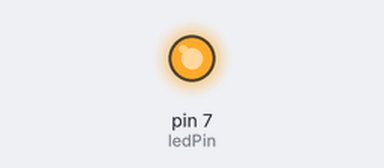
Recording of a sketch running on a simulated Arduino Uno, built with avr-gcc and run on an emulated ATmega328P. Shown: output pins drawn as LEDs (lit = HIGH).

Above: at 1.5 s.
At 4.5 s:
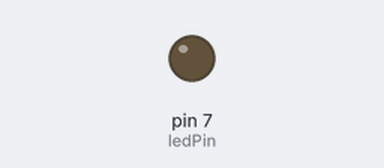
Timing chart, 0 to 7.8 s (numbered marks = the images above):
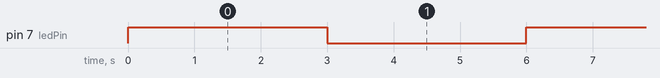

The sketch:

led_blinker.ino
```cpp
#define ledPin 7
bool flag = true;
void setup()
{
    // put your setup code here, to run once:
    pinMode(ledPin, OUTPUT);
}

void loop()
{
    // put your main code here, to run repeatedly:
    digitalWrite(ledPin, flag ? HIGH : LOW);
    delay(3000);
    flag = !flag;
}
```

Measured:
- by itself, pin 7 (ledPin): alternates HIGH for 3.0 s and LOW for 3.0 s
